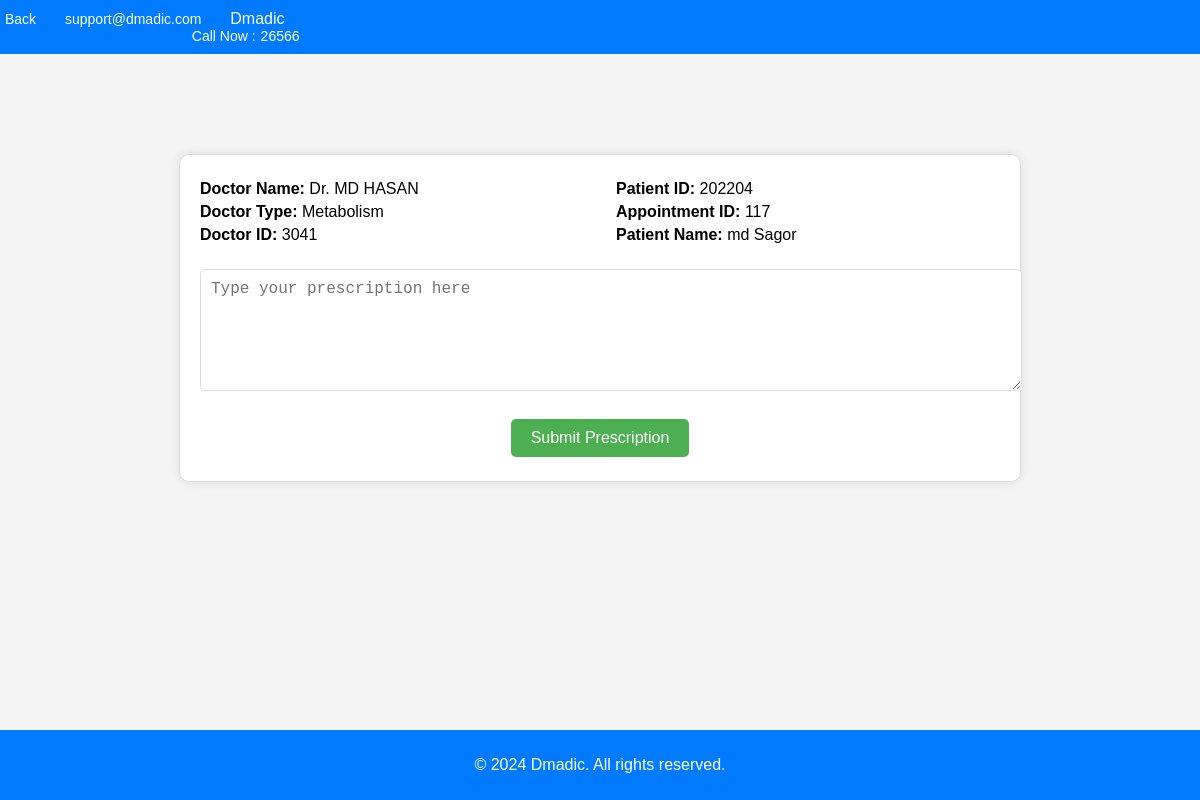
The page /mdobidulhuqsagor/submitPrescriptionForm.php?appointment_id=117 (signed in) on the database its author committed.
### tables this page shows
CREATE TABLE `appointments` (
  `appointment_id` int(3) UNSIGNED ZEROFILL NOT NULL,
  `patient_id` int(6) UNSIGNED ZEROFILL DEFAULT NULL,
  `doctor_id` int(4) UNSIGNED DEFAULT NULL,
  `first_name` varchar(100) DEFAULT NULL,
  `last_name` varchar(100) DEFAULT NULL,
  `email` varchar(100) DEFAULT NULL,
  `phone` varchar(20) DEFAULT NULL,
  `doctor_type` varchar(50) DEFAULT NULL,
  `doctor_name` varchar(100) DEFAULT NULL,
  `appointment_date` date DEFAULT NULL,
  `appointment_time` time DEFAULT NULL,
  `room_number` varchar(10) DEFAULT NULL,
  `fees` decimal(10,2) DEFAULT NULL
);

CREATE TABLE `doctorregistrations` (
  `doctor_id` int(4) UNSIGNED ZEROFILL NOT NULL,
  `title` varchar(10) NOT NULL,
  `first_name` varchar(50) NOT NULL,
  `last_name` varchar(50) NOT NULL,
  `dob` date NOT NULL,
  `gender` varchar(10) NOT NULL,
  `district` varchar(50) NOT NULL,
  `national_id` varchar(50) NOT NULL,
  `registration_number` varchar(50) NOT NULL,
  `doctor_type` varchar(50) NOT NULL,
  `mobile_number` varchar(20) NOT NULL,
  `email` varchar(100) NOT NULL,
  `password` varchar(255) NOT NULL,
  `approved` tinyint(1) NOT NULL
);

### mdobidulhuqsagor/submitPrescriptionForm.php (the view, shortened to what this page needs)
<?php
$servername = "localhost";
$username = "root";
$password = "";
$dbname = "Dmedic";
try {
    $pdo = new PDO("mysql:host=$servername;dbname=$dbname", $username, $password);
    $pdo->setAttribute(PDO::ATTR_ERRMODE, PDO::ERRMODE_EXCEPTION);
    $appointment_id = $_GET['appointment_id'];
    $sql = $pdo->prepare("SELECT a.appointment_id, a.patient_id, a.first_name AS patient_first_name, a.last_name AS patient_last_name,
                          d.first_name AS doctor_first_name, d.last_name AS doctor_last_name, d.doctor_type, d.doctor_id
                          FROM appointments a
                          JOIN doctorRegistrations d ON a.doctor_id = d.doctor_id
                          WHERE a.appointment_id = :appointment_id");
    $sql->bindParam(':appointment_id', $appointment_id, PDO::PARAM_INT);
    $sql->execute();
    $appointment = $sql->fetch(PDO::FETCH_ASSOC);
} catch (PDOException $e) {
    echo "Database Error: " . $e->getMessage();
} catch (Exception $e) {
    echo "Error: " . $e->getMessage();
}
?>
<!DOCTYPE html>
<html lang="en">
<head>
</head>
<body>
    <header>
        <div class="header-top-bar">
            <div class="container">
                <div class="row align-items-center">
                    <div class="col-lg-6">
                        <ul class="top-bar-info list-inline-item pl-0 mb-0">
                            <li class="list-inline-item">
                                <a href="javascript:history.back()">
                                    <i class="icofont-rounded-left mr-2"></i>Back
                                </a>
                            </li>
                            <li class="list-inline-item">
                                <a href="mailto:support@dmadic.com">
                                    <i class="icofont-support-faq mr-2"></i>support@dmadic.com
                                </a>
                            </li>
                            <li class="list-inline-item">
                                <i class="icofont-location-pin mr-2"></i>Dmadic
                            </li>
                        </ul>
                    </div>
                    <div class="col-lg-6">
                        <div class="text-lg-right top-right-bar mt-2 mt-lg-0">
                            <a href="tel:+23-345-67890">
                                <span>Call Now : </span>
                                <span class="h4">26566</span>
                            </a>
                        </div>
                    </div>
                </div>
            </div>
        </div>
    </header>
    <div class="prescription-form">
        <div class="header">
            <div>
                <p><strong>Doctor Name:</strong> Dr. <?php echo htmlspecialchars($appointment['doctor_first_name'] . ' ' . $appointment['doctor_last_name']); ?></p>
                <p><strong>Doctor Type:</strong> <?php echo htmlspecialchars($appointment['doctor_type']); ?></p>
                <p><strong>Doctor ID:</strong> <?php echo htmlspecialchars($appointment['doctor_id']); ?></p>
            </div>
            <div>
                <p><strong>Patient ID:</strong> <?php echo htmlspecialchars($appointment['patient_id']); ?></p>
                <p><strong>Appointment ID:</strong> <?php echo htmlspecialchars($appointment['appointment_id']); ?></p>
                <p><strong>Patient Name:</strong> <?php echo htmlspecialchars($appointment['patient_first_name'] . ' ' . $appointment['patient_last_name']); ?></p>
            </div>
        </div>
        <form method="post">
            <div id="prescription-container">
                <div class="prescription-box">
                    <textarea name="prescription[]" rows="4" placeholder="Type your prescription here"></textarea>
                </div>
            </div>
            <div class="buttons-container">
                <button type="submit">Submit Prescription</button>
            </div>
        </form>
    </div>
    <footer>
        <p>&copy; 2024 Dmadic. All rights reserved.</p>
    </footer>
</body>
</html>

### mdobidulhuqsagor/submitPrescriptionForm.php (style rules this page uses)
body { font-family: Arial, sans-serif; margin: 0; padding: 0; background-color: #f4f4f4; }
header .header-top-bar { background-color: #007bff; padding: 10px 0; color: white; }
.header-top-bar .container { display: flex; justify-content: space-between; align-items: center; }
.header-top-bar .top-bar-info { list-style: none; padding: 0; margin: 0; }
.header-top-bar .top-bar-info li { display: inline; margin-right: 20px; }
.header-top-bar .top-bar-info li a { color: white; text-decoration: none; font-size: 14px; }
.header-top-bar .top-right-bar { display: flex; justify-content: flex-end; align-items: center; }
.header-top-bar .top-right-bar a { color: white; text-decoration: none; font-size: 14px; display: flex; align-items: center; }
.header-top-bar .top-right-bar a span { margin-right: 5px; }
footer { background-color: #007bff; color: white; text-align: center; padding: 10px 0; position: fixed; bottom: 0; width: 100%; }
.prescription-form { max-width: 800px; margin: 100px auto; padding: 20px; border: 1px solid #ddd; background-color: #fff; box-shadow: 0 0 10px rgba(0, 0, 0, 0.1); border-radius: 10px; }
.header { display: flex; justify-content: space-between; margin-bottom: 20px; }
.header div { width: 48%; }
.header div p { margin: 5px 0; font-size: 16px; }
.prescription-box { margin-bottom: 15px; }
.prescription-box textarea { width: 100%; padding: 10px; font-size: 16px; border: 1px solid #ddd; border-radius: 5px; resize: vertical; min-height: 100px; }
.buttons-container { text-align: center; margin-top: 20px; }
.buttons-container button { background-color: #4CAF50; color: white; border: none; padding: 10px 20px; text-align: center; text-decoration: none; display: inline-block; font-size: 16px; margin: 4px 2px; cursor: pointer; border-radius: 5px; transition: background-color 0.3s; }

### rows shown on the page
appointments: doctor.last_name "MD HASAN", doctor.doctor_type "Metabolism", doctor.doctor_id "3041", patient "202204", appointment_id "117", first_name+last_name "md Sagor"
